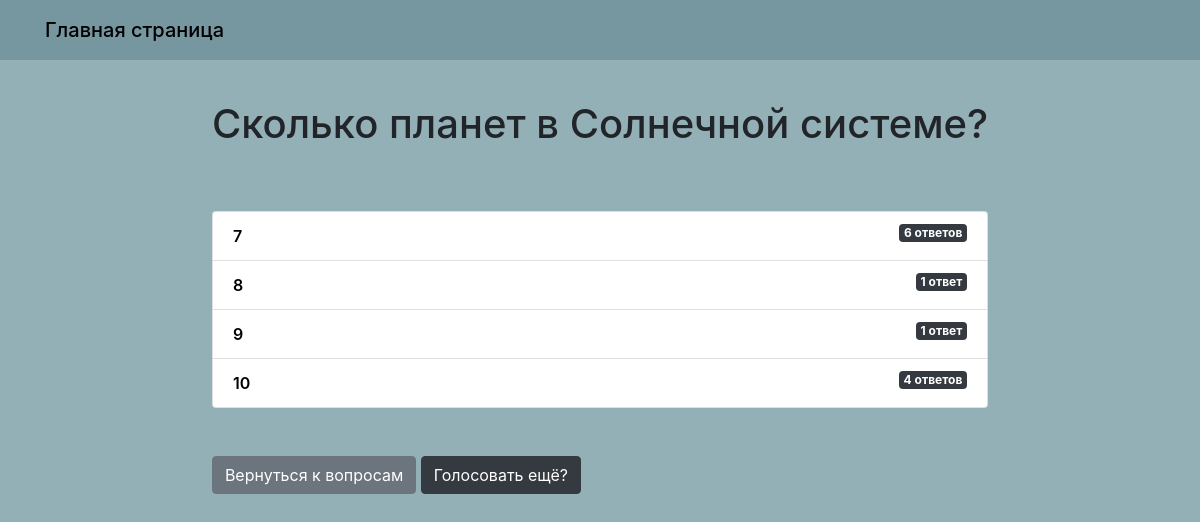
Page /questions/5/results/ on the earlier database version.
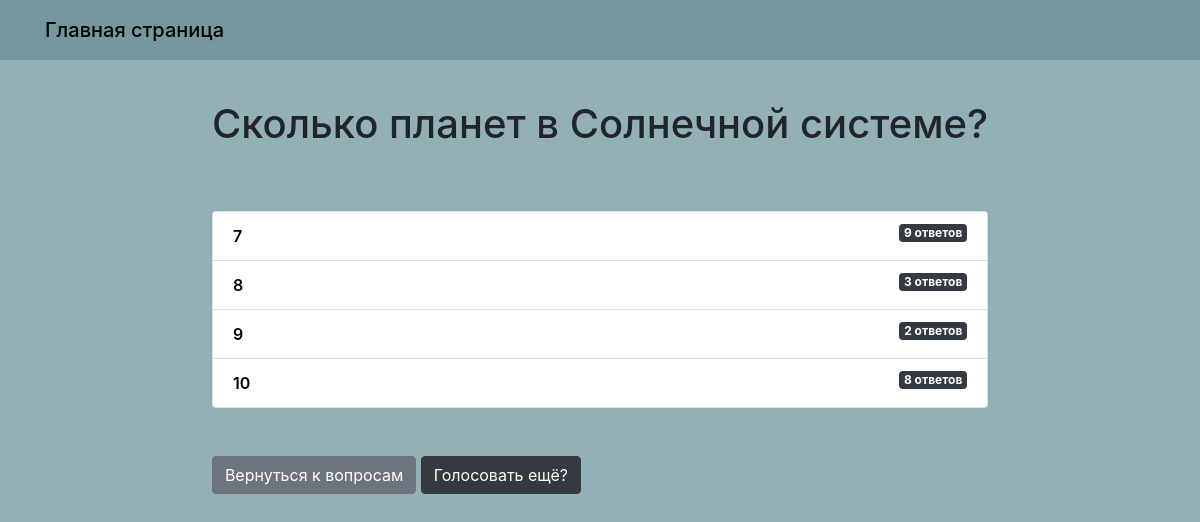
Same page on the later database version.
### questions/models.py (models this page shows, shortened)
class Question(models.Model):
    question_text = models.CharField(max_length=255, verbose_name='Вопрос')
    pub_date = models.DateTimeField('дата публикации')
    class Meta:
        verbose_name = 'Вопрос'
        verbose_name_plural = 'Вопросы'

class Choice(models.Model):
    question = models.ForeignKey(Question, on_delete=models.CASCADE)
    choice_text = models.CharField(max_length=255, verbose_name='Ответ')
    votes = models.IntegerField(default=0, verbose_name='голоса')
    class Meta:
        verbose_name = 'Ответ'
        verbose_name_plural = 'Ответы'

### questions/views.py (the view)
# urls.py: path('<int:question_id>/results/', views.results, name='results'),
def results(request, question_id):
    question = get_object_or_404(Question, pk=question_id)
    return render(request, 'questions/results.html', {'question': question})

### templates/questions/results.html
{% extends 'base.html' %}
{% block content %}
    <h1 class="mb-5 text-center">{{ question.question_text }}</h1>
    <ul class="list-group mb-5">
        {% for choice in question.choice_set.all %}
            <li class="list-group-item">
                {{ choice.choice_text }} <span class="badge badge-dark float-right">{{ choice.votes }}
                    ответ{{ choice.votes | pluralize:'ов' }}</span>
            </li>
        {% endfor %}
    </ul>
    <div class="card-body_2">
        <a class="btn btn-secondary" href="{% url 'index' %}">Вернуться к вопросам</a>
        <a class="btn btn-dark" href="{% url 'detail' question.id %}">Голосовать ещё?</a>
    </div>
{% endblock %}

### templates/base.html (shortened to what this page needs)
{% load static %}
<html lang="ru">
<head>
    <link rel="stylesheet" href="{% static 'css/style.css' %}">
    <link rel="stylesheet" href="https://stackpath.bootstrapcdn.com/bootstrap/4.4.1/css/bootstrap.min.css"
>
</head>
<body class="basic">
{% include 'navbar.html' %}
    <div class="container">
        <div class="row">
            <div class=".col-md-6 m-auto">
                {% block content %}{% endblock %}
            </div>
        </div>
    </div>
</body>
</html>

### templates/navbar.html
<nav>
    <div class="container">
        <a class="navbar-brand" href="/">Главная страница</a>
    </div>
</nav>

### static/css/style.css (style rules this page uses)
.basic { background: #94b0b7; }
nav { background-color: #7697a0; height: 60px; padding-top: 10px; }
.navbar-brand { color: black; font-weight: 500; }
.row { padding-top: 40px; }
h1 { padding-bottom: 15px; }
.list-group-item { color: black; font-weight: 600; }

Differences in the rows shown:
changed Choice (number 1 of 4 on the later page): votes "6" → "9"
changed Choice (number 2 of 4 on the later page): votes "1" → "3"; votes|pluralize (not shown) → "ов"
changed Choice (number 3 of 4 on the later page): votes "1" → "2"; votes|pluralize (not shown) → "ов"
changed Choice (number 4 of 4 on the later page): votes "4" → "8"
